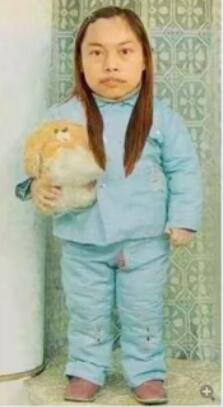
#> input picture images/2.jpg, 223 x 407 px
$ python 02-getPiexlAndUpdate.py
#> lines starting #> are read from the running program, lines starting #| are printed output that depends on the picture; after the words box and inside, x2 and y2 are one past the last pixel; in counts of white or black regions, pixels touching at a corner belong together
import cv2
import numpy as np

i = cv2.imread('../images/2.jpg', cv2.IMREAD_UNCHANGED)     # 读取没有改变原色彩的图像
#> i is the input picture: shape (407, 223, 3); mean B, G, R 154.7, 174.3, 166
p = i[100, 100]     #输入100行100列的像素值
#> p = [119, 140, 131]
# print(p, type(p))
cv2.imshow('original', i)
i[100, 100] = [255, 100, 100]
#> i: shape (407, 223, 3); under 0.01% of pixels changed, all inside (x1, y1, x2, y2) = (100, 100, 101, 101)
print(i[100, 100])
#| [255 100 100]
i[100: 150, 100: 150] = [255, 255, 255]
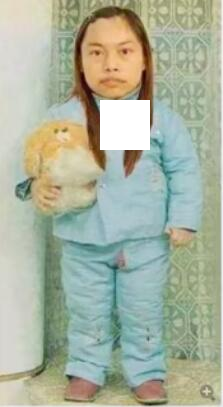
#> i: shape (407, 223, 3); mean B, G, R 158.4, 177.7, 169.4
cv2.imshow('ret', i)
cv2.waitKey(0)
cv2.destroyAllWindows()

i = cv2.imread('../images/2.jpg', cv2.IMREAD_GRAYSCALE)
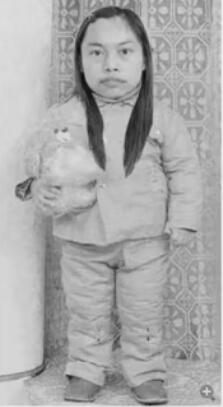
#> i: shape (407, 223); min 12, max 243, mean 169.6
print(i.item(100, 100))
#| 135
i.itemset((100, 100), 255)
print(i.item(100, 100))
#| 255
